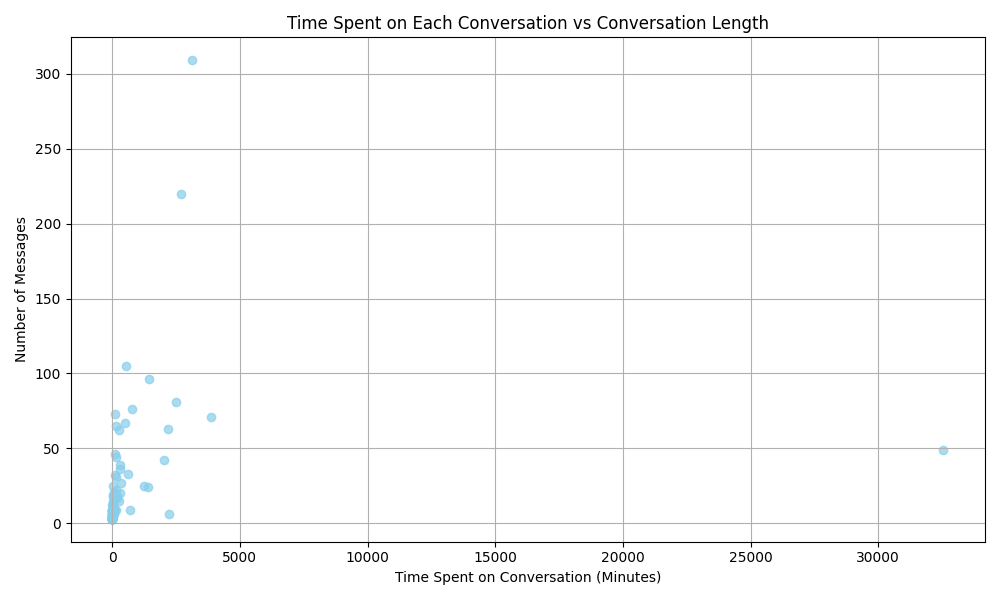

The script that drew this image:
import json
import matplotlib.pyplot as plt
from datetime import datetime
import pandas as pd

# Load the JSON data
with open('conversations.json', 'r') as file:
    data = json.load(file)

# Check if the data is a list or dictionary
if isinstance(data, list):
    conversations = data  # If it's a list, directly assign
elif isinstance(data, dict) and "mapping" in data:
    conversations = [data]  # If it's a dictionary with a "mapping" key, wrap it in a list
else:
    raise ValueError("Unexpected JSON structure. Please check the file format.")

# Initialize lists to store conversation durations and lengths
conversation_data = []

# Process each conversation
for conversation in conversations:
    if "mapping" in conversation:
        # Extract messages and their timestamps
        timestamps = [
            node["message"]["create_time"]
            for node in conversation["mapping"].values()
            if node.get("message") and node["message"]["create_time"] is not None
        ]
        
        # Calculate the time spent on the conversation
        if timestamps:
            start_time = min(timestamps)  # First message
            end_time = max(timestamps)  # Last message
            duration = (end_time - start_time) / 60  # Convert seconds to minutes
            conversation_id = conversation.get("conversation_id", "unknown")
            conversation_length = len(timestamps)
            conversation_data.append((conversation_id, duration, conversation_length))

# Convert the data to a Pandas DataFrame
df = pd.DataFrame(conversation_data, columns=["Conversation ID", "Duration (Minutes)", "Message Count"])

# Plot the data
plt.figure(figsize=(10, 6))
plt.scatter(df["Duration (Minutes)"], df["Message Count"], alpha=0.7, color='skyblue')
plt.xlabel('Time Spent on Conversation (Minutes)')
plt.ylabel('Number of Messages')
plt.title('Time Spent on Each Conversation vs Conversation Length')
plt.grid(True)
plt.tight_layout()

# Show the plot
plt.show()
